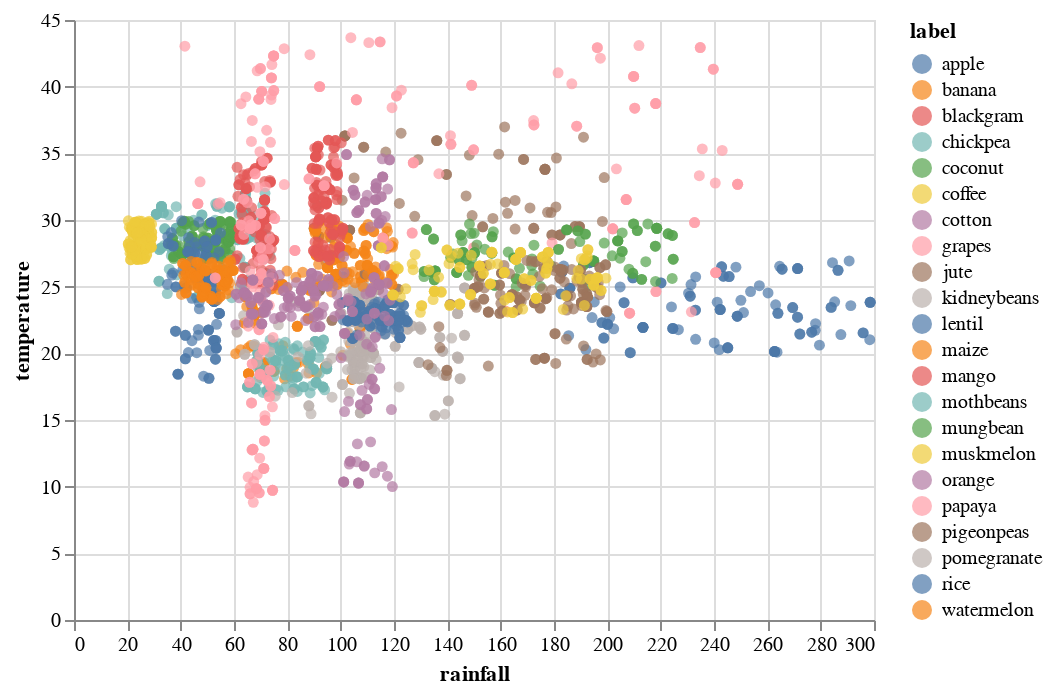

The notebook cell saved with this chart:
### Code cell
import altair as alt

# Assuming you have a scatter plot already created
# Replace this with the actual scatter plot code
chart = alt.Chart(new_df).mark_circle().encode(
    x='rainfall',
    y='temperature',
    color='label'  # Add color encoding based on 'label' column
)

chart

### Figure 1 — Vega-Lite specification as saved in the notebook (floating-point values rounded to 4 significant figures; data arrays with more than 128 entries replaced by an {"elided": "..."} marker saying what was removed)
{"config": {"view": {"continuousWidth": 400, "continuousHeight": 300}}, "data": {"name": "data-274404fcdfbd20b12ae1a251d5d6bb98"}, "mark": "circle", "encoding": {"color": {"field": "label", "type": "nominal"}, "x": {"field": "rainfall", "type": "quantitative"}, "y": {"field": "temperature", "type": "quantitative"}}, "$schema": "https://vega.github.io/schema/vega-lite/v4.17.0.json", "datasets": {"data-274404fcdfbd20b12ae1a251d5d6bb98": {"elided": "2640 records"}}}
